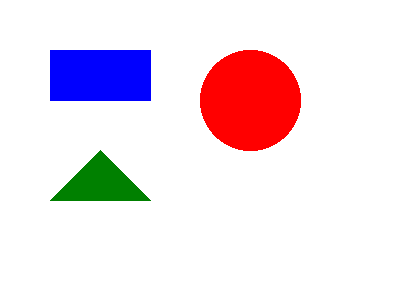

Reproduce this figure in Python.
from PIL import Image, ImageDraw

# Create a new image with a white background
width = 400
height = 300
image = Image.new('RGB', (width, height), 'white')
draw = ImageDraw.Draw(image)

# Draw basic shapes
# Rectangle
draw.rectangle([50, 50, 150, 100], fill='blue')

# Circle
draw.ellipse([200, 50, 300, 150], fill='red')

# Triangle
draw.polygon([(50, 200), (150, 200), (100, 150)], fill='green')

# Save the image
image.save('examples/simple_shapes.png')
